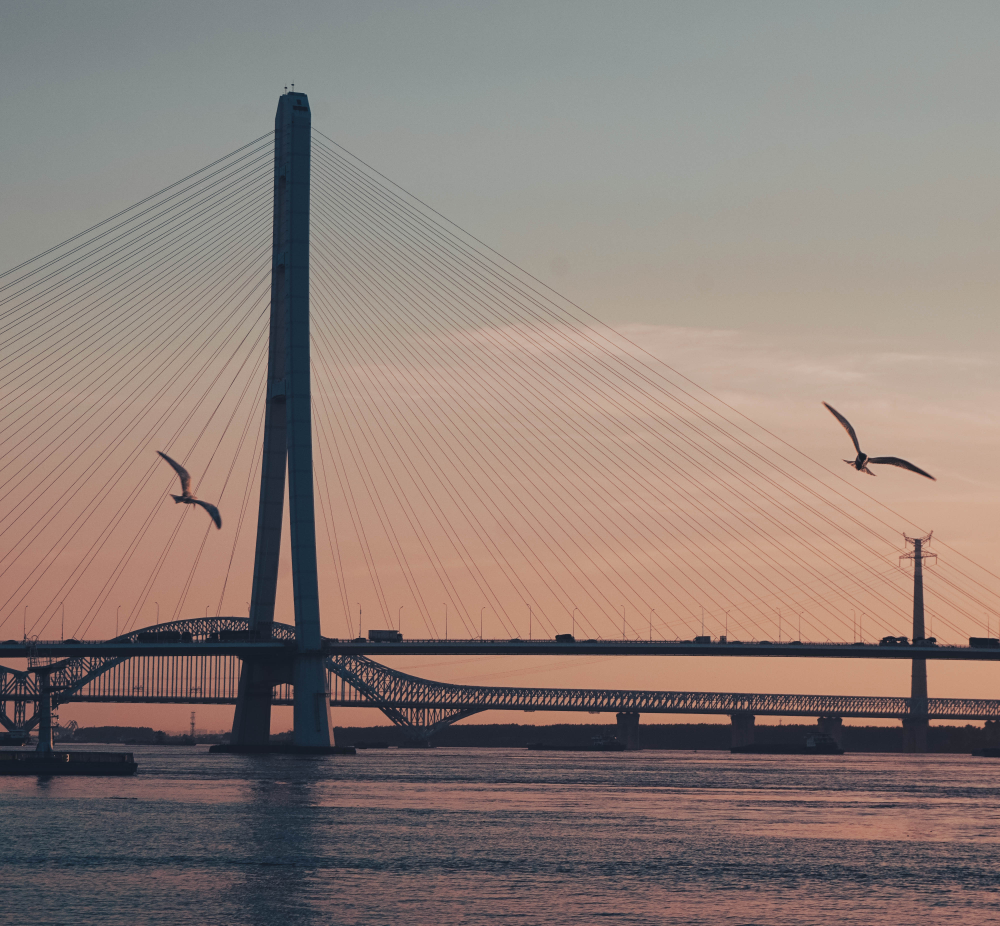
#> input picture assets/images/photos/240705_2.jpg, 4000 x 3703 px (shown at 1/4 size); its folder holds 3 pictures in this run
$ python process_photos.py -s ../assets/images/photos/240705_1.jpg -f ../assets/images/photos/240705_2.jpg
#> lines starting #> are read from the running program, lines starting #| are printed output that depends on the picture
#!/usr/bin/env python3
# -*- coding: utf-8 -*-
"""
照片处理脚本
功能：
1. 从图片EXIF数据读取日期，自动重命名图片为 日期_{id} 格式
2. 自动创建 _photos collection 文件，包含日期、地点、tag等信息
"""

import os
import sys
from pathlib import Path
from datetime import datetime
from PIL import Image
from PIL.ExifTags import TAGS, GPSTAGS
import json
import yaml

# 项目根目录
PROJECT_ROOT = Path(__file__).parent.parent
PHOTOS_DIR = PROJECT_ROOT / "assets" / "images" / "photos"
THUMB_DIR = PHOTOS_DIR / "thumbs"
COLLECTION_DIR = PROJECT_ROOT / "_photos"
TEMP_DIR = PROJECT_ROOT / "assets" / "images" / "photos" / "_temp"  # 临时存放新图片的目录
PHOTOS_DATA_FILE = PROJECT_ROOT / "_data" / "photos.yml"  # 照片信息记录文件

THUMB_MAX_WIDTH = 720
THUMB_QUALITY = 82


def path_to_site_url(file_path: Path) -> str:
    """将项目内的文件转换为站点可引用的URL"""
    try:
        rel_path = file_path.resolve().relative_to(PROJECT_ROOT.resolve())
    except ValueError as exc:
        raise ValueError(f"图片必须位于项目目录内: {file_path}") from exc
    return "/" + rel_path.as_posix()


def get_exif_data(image_path):
    """读取图片的EXIF数据"""
    try:
        image = Image.open(image_path)
        exif_data = image._getexif()

        if exif_data is None:
            return None

        exif = {}
        for tag_id, value in exif_data.items():
            tag = TAGS.get(tag_id, tag_id)
            exif[tag] = value

        return exif
    except Exception as e:
        print(f"读取EXIF数据失败 {image_path}: {e}")
        return None


def get_date_from_exif(exif_data):
    """从EXIF数据中提取拍摄日期"""
    if not exif_data:
        return None

    # 尝试多个可能的日期字段
    date_fields = ['DateTimeOriginal', 'DateTimeDigitized', 'DateTime']

    for field in date_fields:
        if field in exif_data:
            try:
                date_str = exif_data[field]
                # EXIF日期格式通常是 "YYYY:MM:DD HH:MM:SS"
                if isinstance(date_str, str):
                    date_obj = datetime.strptime(date_str, "%Y:%m:%d %H:%M:%S")
                    return date_obj
            except Exception as e:
                print(f"解析日期失败 {field}: {e}")
                continue

    return None


def format_date_for_filename(date_obj):
    """将日期格式化为文件名格式：YYMMDD"""
    return date_obj.strftime("%y%m%d")


def format_date_for_frontmatter(date_obj):
    """将日期格式化为Jekyll front matter格式：YYYY-MM-DD"""
    return date_obj.strftime("%Y-%m-%d")


# [23 lines left out: function generate_photo_id, not called in this run]


def create_thumbnail(image_path, max_width=THUMB_MAX_WIDTH, quality=THUMB_QUALITY):
    """为列表页生成小尺寸缩略图"""
    if not image_path.exists():
        return None

    THUMB_DIR.mkdir(parents=True, exist_ok=True)

    try:
        rel_path = image_path.resolve().relative_to(PROJECT_ROOT.resolve())
    except ValueError as exc:
        print(f"✗ 图片必须位于项目目录内: {image_path}")
        return None

    safe_name = "_".join(rel_path.with_suffix('').parts) + "_thumb.jpg"
    thumbnail_path = THUMB_DIR / safe_name

    # 如果缩略图是最新的，跳过生成
    if thumbnail_path.exists():
        if thumbnail_path.stat().st_mtime >= image_path.stat().st_mtime:
            return thumbnail_path

    try:
        with Image.open(image_path) as img:
            width, height = img.size
            # 只在需要时缩放
            if width > max_width:
                ratio = max_width / float(width)
                new_height = max(int(height * ratio), 1)
                img = img.resize((max_width, new_height), Image.LANCZOS)

            if img.mode not in ("RGB", "L"):
                img = img.convert("RGB")

            img.save(thumbnail_path, format="JPEG", quality=quality, optimize=True, progressive=True)

        print(f"✓ 生成缩略图: {thumbnail_path.name}")
        return thumbnail_path
    except Exception as exc:
        print(f"✗ 生成缩略图失败 {image_path}: {exc}")
        return None


def create_collection_file(image_path, date_obj, location=None, tags=None, teaser_url=None):
    """创建Jekyll collection文件"""
    # 生成文件名（基于图片文件名，去掉扩展名）
    base_name = image_path.stem
    collection_file = COLLECTION_DIR / f"{base_name}.md"

    # 准备front matter数据
    date_str = format_date_for_frontmatter(date_obj)
    try:
        image_path_str = path_to_site_url(image_path)
    except ValueError as exc:
        print(f"✗ {exc}")
        return None
    teaser_path_str = teaser_url or image_path_str

    # 构建YAML front matter
    # 使用 header.teaser 格式以便在collection layout中正确显示
    front_matter = {
        'title': f"{base_name}",
        'date': date_str,
        'header': {
            'teaser': teaser_path_str,
            'image': image_path_str
        },
    }

    if location:
        front_matter['location'] = location

    if tags:
        front_matter['tags'] = tags if isinstance(tags, list) else [tags]

    # 写入文件
    try:
        with open(collection_file, 'w', encoding='utf-8') as f:
            f.write("---\n")
            for key, value in front_matter.items():
                if isinstance(value, dict):
                    # 处理嵌套字典（如header）
                    f.write(f"{key}:\n")
                    for sub_key, sub_value in value.items():
                        f.write(f"  {sub_key}: {sub_value}\n")
                elif isinstance(value, list):
                    f.write(f"{key}:\n")
                    for item in value:
                        f.write(f"  - {item}\n")
                else:
                    f.write(f"{key}: {value}\n")
            f.write("---\n\n")
            f.write(f"拍摄于 {date_str}")
            if location:
                f.write(f"，地点：{location}")
            f.write("。\n")

        print(f"✓ 创建collection文件: {collection_file.name}")

        return collection_file
    except Exception as e:
        print(f"✗ 创建collection文件失败: {e}")
        return None

def process_single_image(image_path, tags=None, location=None):
    """处理单张图片"""
    image_path = Path(image_path).resolve()
    print(f"\n处理图片: {image_path}")

    if not image_path.exists():
        print(f"✗ 文件不存在: {image_path}")
        return image_path
    try:
        path_to_site_url(image_path)
    except ValueError as exc:
        print(f"✗ {exc}")
        return image_path

    # 读取EXIF数据
    exif_data = get_exif_data(image_path)
#> in get_exif_data, image is the input picture: PIL image 4000x3703 RGB; mean R, G, B 140.8, 126.1, 119.7
#> in get_exif_data, `exif_data = image._getexif()`: exif_data = 41 items
#> the loop in get_exif_data, `for tag_id, value in exif_data.items():` made 41 passes
#> (tag_id, value, tag) on passes 1, 2, 3, 4, 6, 12, 13, 17, 18, 19, 21, 23: (296, 2, 'ResolutionUnit'), (34665, 214, 'ExifOffset'), (271, 'SONY', 'Make'), (272, 'ILCE-5100', 'Model'), (306, '2025:10:05 21:34:05', 'DateTime'), (36867, '2024:07:05 18:43:28', 'DateTimeOriginal'), (36868, '2024:07:05 18:43:28', 'DateTimeDigitized'), (37383, 5, 'MeteringMode'), (37384, 11, 'LightSource'), (37385, 16, 'Flash'), (40961, 1, 'ColorSpace'), (41989, 75, 'FocalLengthIn35mmFilm')
#> (tag_id, tag) on passes 5, 7, 8, 9, 10, 11: (305, 'Software'), (282, 'XResolution'), (283, 'YResolution'), (36864, 'ExifVersion'), (37377, 'ShutterSpeedValue'), (37378, 'ApertureValue')

    # 获取日期
    date_obj = get_date_from_exif(exif_data)

    print("日期：",date_obj)

    # 创建collection文件
    thumbnail_path = create_thumbnail(image_path)
    teaser_url = None
    if thumbnail_path:
        teaser_url = path_to_site_url(thumbnail_path)

    create_collection_file(image_path, date_obj, location, tags, teaser_url)

    return image_path


# [51 lines left out: functions process_directory, refresh_thumbnails, not called in this run]


def main():
    """主函数"""
    import argparse

    parser = argparse.ArgumentParser(description='处理照片：重命名并创建collection文件')
    parser.add_argument('--source', '-s', type=str,
                       help='源图片目录（默认为 assets/images/photos/_temp）')
    parser.add_argument('--tags', '-t', type=str, nargs='+',
                       help='照片标签（例如：--tags 风景 旅行）')
    parser.add_argument('--location', '-l', type=str,
                       help='拍摄地点，会写入collection front matter')
    parser.add_argument('--file', '-f', type=str,
                       help='处理单张图片文件')
    parser.add_argument('--refresh-thumbs', action='store_true',
                       help='仅为现有照片生成/刷新缩略图')

    args = parser.parse_args()

    # 确保目录存在
    COLLECTION_DIR.mkdir(exist_ok=True)
    PHOTOS_DIR.mkdir(parents=True, exist_ok=True)

    if args.refresh_thumbs:
        refresh_thumbnails()
        sys.exit(0)

    if args.file:
        # 处理单张图片
        image_path = Path(args.file)
        if not image_path.exists():
            print(f"文件不存在: {image_path}")
            sys.exit(1)
        process_single_image(image_path, args.tags, args.location)
#> the loop in get_date_from_exif, `for field in date_fields:` made 1 pass
#> date_str on pass 1: '2024:07:05 18:43:28'
#| 日期： 2024-07-05 18:43:28
#> in create_thumbnail, `img = img.resize((max_width, new_height), Image.LANCZOS)`:
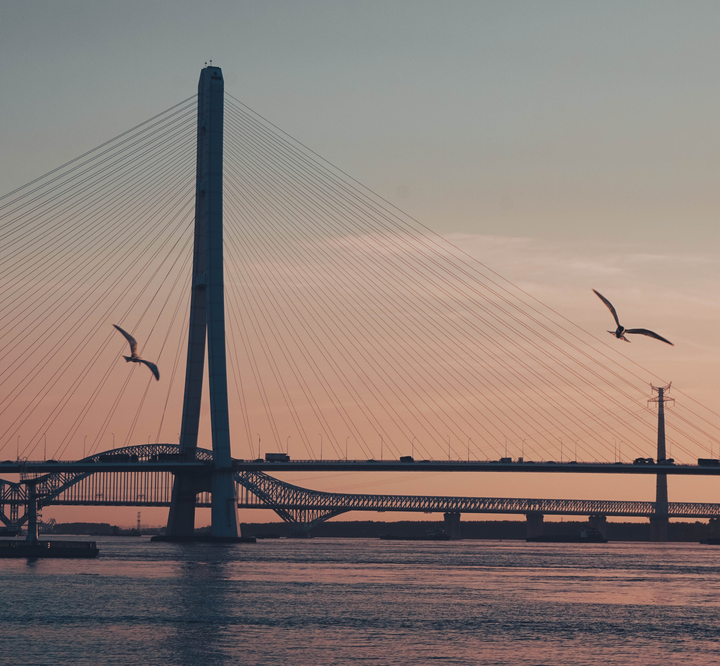
#> img: PIL image 720x666 RGB; mean R, G, B 140.8, 126.1, 119.7
    else:
        # 批量处理
        process_directory(args.source, args.tags, args.location)


if __name__ == "__main__":
    main()
